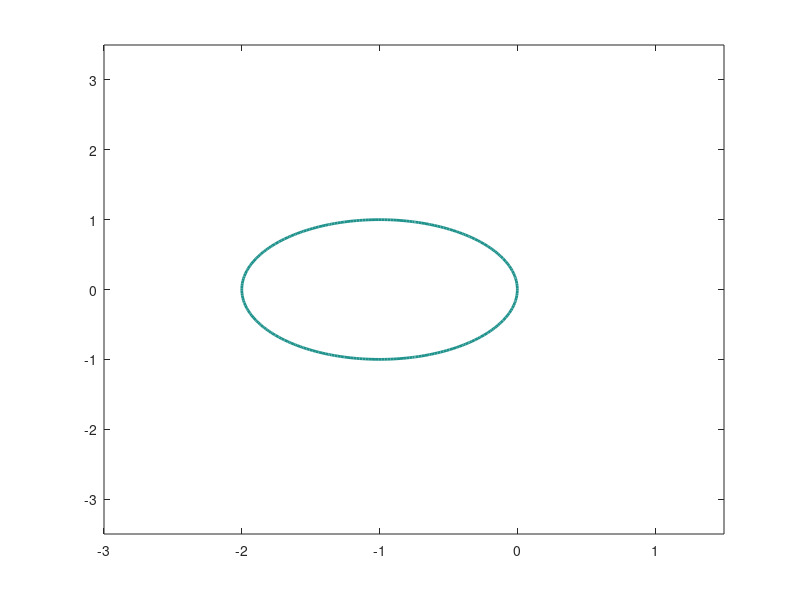

Write MATLAB code to recreate this figure. (Note: this script raises an error after producing the figure.)
% Computation of the A-Stability Region
% Borrowed from 
% http://www.sci.sdsu.edu/Faculty/Don.Short/math542/matlabcode.htm#A-STABILITY%20REGION%20CALCULATION
clear all;close all;

x=linspace(-3,1.5,200);
y=linspace(-3.5,3.5,200);

[X,Y]=meshgrid(x,y);
Z=X +Y*i;
%Euler's Method
M=abs(1+Z);
[c,h]=contour(X,Y,M,[1,1]);
set(h,'linewidth',2,'edgecolor','b')
hold on
%Heun's Method
M=abs(1+Z+Z.^2/2);
[c,h]=contour(X,Y,M,[1,1]);
set(h,'linewidth',2,'edgecolor','g')
%RK4
M=abs(1+Z+Z.^2/2+Z.^3/6+Z.^4/24);
[c,h]=contour(X,Y,M,[1,1]);
set(h,'linewidth',2,'edgecolor','r','lineStyle',':')

grid on
axis equal
axis([-5 1 -3 3])
title('Runge-Kutta A-Stability Regions')
legend('Eulers Method', 'Heuns Method','RK4')
xlabel('Re')
ylabel('Im')